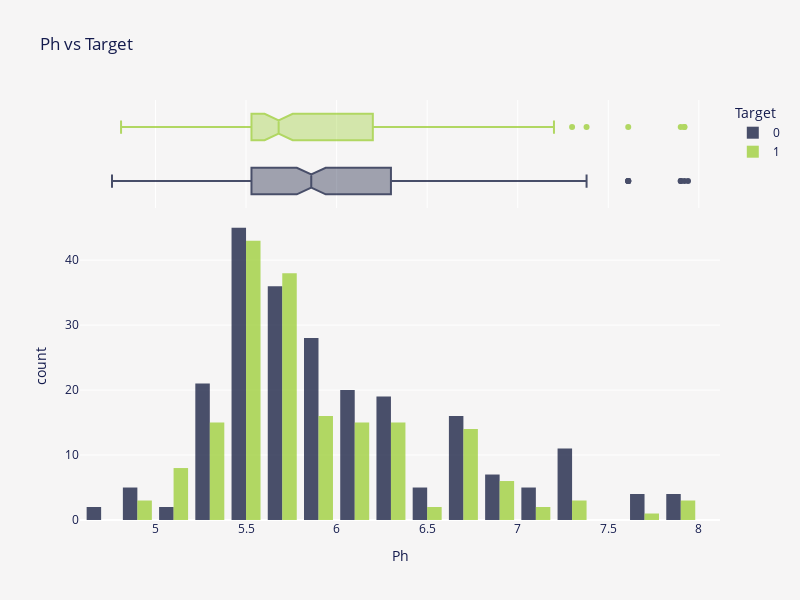

The notebook cell this image was saved under:
### Markdown cell above
<p style="font-size:20px; font-family:JetBrains Mono; color:#3E3F4C; border-bottom: 3px solid #2a357d">Notes 📜</p>
<blockquote style="margin-right:auto; margin-left:auto; background-color:#fffaf6; padding: 15px; border-radius: 10px 10px">
    <ul style="font-size:16px; font-family:JetBrains Mono; color:#3E3F4C; margin-right: 10px; margin-top: 2px; margin-bottom: 2px">
        <li>Generally, the higher the <code>Gravity</code>, the higher chance of kidney stones presence.</li>
    </ul>
</blockquote>

### Code cell
fig = px.histogram(
    train,
    x="Ph",
    color="Target",
    color_discrete_sequence=["#0f173b", "#9acd32"],
    marginal="box",
    barmode="group",
    hover_data=train.columns,
    height=600,
    width=800,
    title="Ph vs Target",
)
fig.update_layout(
    font=dict(color=FONT_COLOR),
    plot_bgcolor=BACKGROUND_COLOR,
    paper_bgcolor=BACKGROUND_COLOR,
    bargap=0.2,
)
fig.update_traces(opacity=0.75)
fig.show()

### Figure 1 — Plotly figure (JSON) as saved in the notebook; plotly's stock layout.template omitted (floating-point values rounded to 4 significant figures; data arrays with more than 128 entries replaced by an {"elided": "..."} marker saying what was removed)
{"data": [{"alignmentgroup": "True", "bingroup": "x", "hovertemplate": "Target=0<br>Ph=%{x}<br>count=%{y}<extra></extra>", "legendgroup": "0", "marker": {"color": "#0f173b", "pattern": {"shape": ""}}, "name": "0", "offsetgroup": "0", "opacity": 0.75, "orientation": "v", "showlegend": true, "type": "histogram", "x": {"elided": "230 float values"}, "xaxis": "x", "yaxis": "y"}, {"alignmentgroup": "True", "customdata": {"elided": "230x6 float values"}, "hovertemplate": "Target=%{customdata[5]}<br>Ph=%{x}<br>Gravity=%{customdata[0]}<br>Osmo=%{customdata[1]}<br>Cond=%{customdata[2]}<br>Urea=%{customdata[3]}<br>Calc=%{customdata[4]}<extra></extra>", "legendgroup": "0", "marker": {"color": "#0f173b"}, "name": "0", "notched": true, "offsetgroup": "0", "opacity": 0.75, "showlegend": false, "type": "box", "x": {"elided": "230 float values"}, "xaxis": "x2", "yaxis": "y2"}, {"alignmentgroup": "True", "bingroup": "x", "hovertemplate": "Target=1<br>Ph=%{x}<br>count=%{y}<extra></extra>", "legendgroup": "1", "marker": {"color": "#9acd32", "pattern": {"shape": ""}}, "name": "1", "offsetgroup": "1", "opacity": 0.75, "orientation": "v", "showlegend": true, "type": "histogram", "x": {"elided": "184 float values"}, "xaxis": "x", "yaxis": "y"}, {"alignmentgroup": "True", "customdata": {"elided": "184x6 float values"}, "hovertemplate": "Target=%{customdata[5]}<br>Ph=%{x}<br>Gravity=%{customdata[0]}<br>Osmo=%{customdata[1]}<br>Cond=%{customdata[2]}<br>Urea=%{customdata[3]}<br>Calc=%{customdata[4]}<extra></extra>", "legendgroup": "1", "marker": {"color": "#9acd32"}, "name": "1", "notched": true, "offsetgroup": "1", "opacity": 0.75, "showlegend": false, "type": "box", "x": {"elided": "184 float values"}, "xaxis": "x2", "yaxis": "y2"}], "layout": {"bargap": 0.2, "barmode": "group", "font": {"color": "#141B4D"}, "height": 600, "legend": {"title": {"text": "Target"}, "tracegroupgap": 0}, "paper_bgcolor": "#F6F5F5", "plot_bgcolor": "#F6F5F5", "title": {"text": "Ph vs Target"}, "width": 800, "xaxis": {"anchor": "y", "domain": [0, 1], "title": {"text": "Ph"}}, "xaxis2": {"anchor": "y2", "domain": [0, 1], "matches": "x", "showgrid": true, "showticklabels": false}, "yaxis": {"anchor": "x", "domain": [0, 0.7326], "title": {"text": "count"}}, "yaxis2": {"anchor": "x2", "domain": [0.7426, 1], "matches": "y2", "showgrid": false, "showline": false, "showticklabels": false, "ticks": ""}}}
